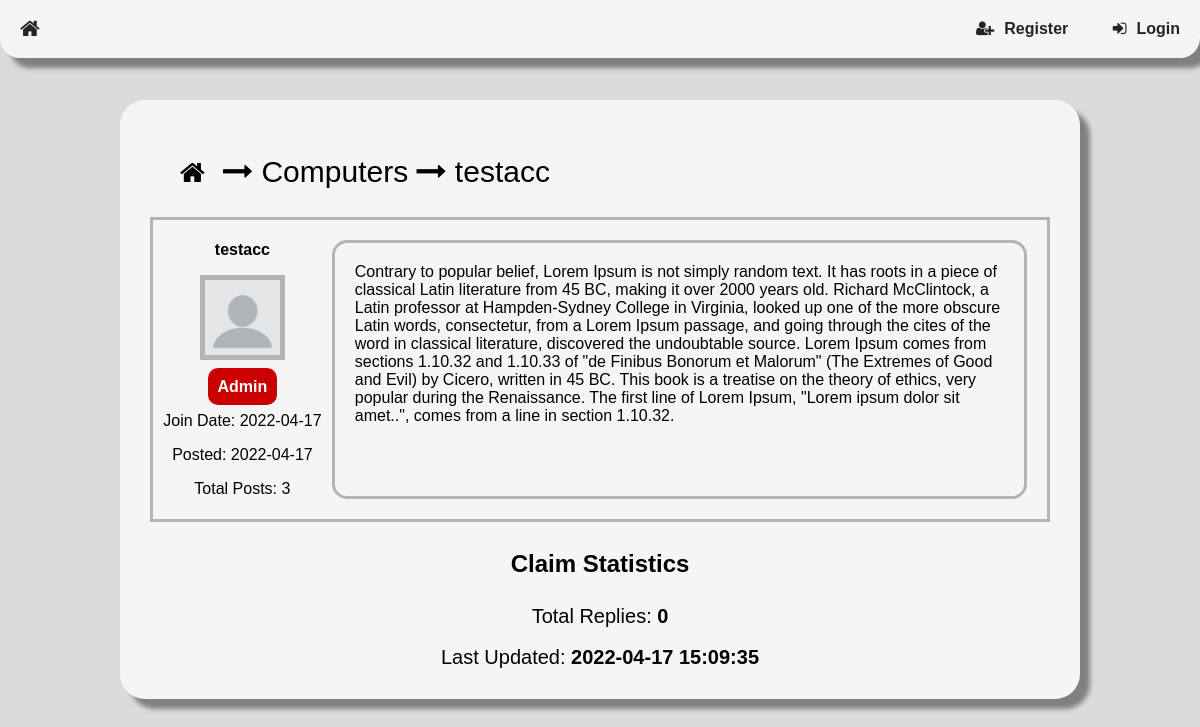
Screenshot of /16/32 with the database file from the repository.
### tables this page shows
CREATE TABLE topic (
    topicID INTEGER NOT NULL PRIMARY KEY AUTOINCREMENT,
    topicName TEXT NOT NULL,
    postingUser INTEGER REFERENCES user(userID) ON DELETE SET NULL ON UPDATE CASCADE,
    creationTime INTEGER NOT NULL,
    updateTime INTEGER NOT NULL
);

CREATE TABLE user (
    userID INTEGER NOT NULL PRIMARY KEY AUTOINCREMENT,
    userName TEXT NOT NULL,
    passwordHash BLOB NOT NULL,
    isAdmin BOOLEAN NOT NULL,
    creationTime INTEGER NOT NULL,
    lastVisit INTEGER NOT NULL
);

CREATE TABLE claim (
    claimID INTEGER NOT NULL PRIMARY KEY AUTOINCREMENT,
    topic INTEGER NOT NULL REFERENCES topic(topicID) ON DELETE CASCADE ON UPDATE CASCADE,
    postingUser INTEGER REFERENCES user(userID) ON DELETE SET NULL ON UPDATE CASCADE,
    creationTime INTEGER NOT NULL,
    updateTime INTEGER NOT NULL,
    text TEXT NOT NULL
);

### server.py (the view)
@ app.route('/<topicId>/<claimId>', methods=["GET"])
def displayClaim(topicId, claimId):
    user = getUserStatus()
    if not isTopicIdValid(topicId):
        return NotFoundMessage("Topic")
    if not isClaimIdValid(claimId):
        return NotFoundMessage("Claim")
    if not isTopicRelatedToClaim(topicId, claimId):
        return NotFoundMessage("Claim is not related to that topic")
    db = sqlite3.connect(PATH)
    cursor = db.cursor()
    claim = cursor.execute(
        "select postingUser, text, creationTime from claim where claimID=?", (claimId,))
    for row in claim:
        userId = row[0]
        claimText = row[1]
        creationTime = row[2]
    class Topic:
        TopicId = topicId
        TopicName = getTopicName(TopicId)
    class Claim:
        Username = getUsername(userId)
        ClaimId = claimId
        ClaimText = claimText
        JoinDate = getUserJoinDate(userId)
        ClaimPostDate = convertJulianTime(creationTime, "DATE")
        TotalPosts = getUserTotalPosts(userId)
        IsAdmin = isAdmin(userId)
        LastUpdateTime = getClaimLastUpdateTime(ClaimId)
    db.close()
    return render_template("Claim.html", user=user, topicList=getAllTopics(), topic=Topic, claimList=getAllClaimsInTopic(Topic.TopicId), claim=Claim, replies=getAllReplies(claimId))

### server.py (called while the page is built)
def getUserStatus():
    if isUserLoggedIn():
        id = getUserIDFromSession()
        username = getUsername(id)
        loggedIn = True
        admin = isAdmin(getUserIDFromSession())
    else:
        id = 0
        username = "NULL"
        loggedIn = False
        admin = False
    class Status:
        Id = id
        Username = username
        LoggedIn = loggedIn
        Admin = admin
    return Status

def isUserLoggedIn():
    if session.get("userID"):
        return True
    return False

def getUsername(id):
    db = sqlite3.connect(PATH)
    cursor = db.cursor()
    user = cursor.execute(
        "select userName from user where userID=?", (id,))
    username = "[user-deleted]"  # if no user is found
    for row in user:
        username = row[0]
    return username

def isAdmin(id):
    db = sqlite3.connect(PATH)
    cursor = db.cursor()
    user = cursor.execute(
        "select isAdmin from user where userID=?", (id,))
    for row in user:
        if row[0] == True:
            return True
        return False

def getUserJoinDate(id):
    db = sqlite3.connect(PATH)
    cursor = db.cursor()
    date = cursor.execute(
        "select creationTime from user where userID=?", (id,))
    for row in date:
        return convertJulianTime(row[0], "DATE")
    return 0

def getUserTotalPosts(id):
    db = sqlite3.connect(PATH)
    cursor = db.cursor()
    amount = cursor.execute(
        "select count(*) from replyText where postingUser=?", (id,))
    for row in amount:
        return row[0]
    return -1

def getTotalClaimsInTopic(topicId):
    db = sqlite3.connect(PATH)
    cursor = db.cursor()
    claim = cursor.execute(
        "select count(*) from claim where topic=?", (topicId,))
    for row in claim:
        return row[0]

def getLatestClaimInTopic(topicId):
    db = sqlite3.connect(PATH)
    cursor = db.cursor()
    latestClaim = cursor.execute(
        "select claimID, postingUser, updateTime from claim where topic=? order by updateTime desc limit 1", (topicId,))
    class LatestClaim:
        HasClaim = False
    for row in latestClaim:
        class LatestClaim:
            HasClaim = True
            Id = row[0]
            Username = getUsername(row[1])
            UpdatedAt = convertJulianTime(row[2], "FULL")
    return LatestClaim

### templates/Claim.html (shortened to what this page needs)
<!DOCTYPE html>
<html>
<head>
    <link rel="stylesheet" type="text/css" href="{{ url_for('static', filename='CSS/global.css') }}">
    <link rel="stylesheet" type="text/css"
        href="https://stackpath.bootstrapcdn.com/font-awesome/4.7.0/css/font-awesome.min.css">
</head>
<body
    onload="load(`{{ url_for('static', filename='Templates/RegisterForm.html') }}`, `{{ url_for('static', filename='Templates/LoginForm.html') }}`, `{{ url_for('static', filename='Templates/MessageBoxes.html') }}`)">
    <div class="navigationContainer">
        <button id="homeBtn" style="float: left;" onclick="location.href='/'" class="navigationBtn"><i
                class="fa fa-home fa-lg" aria-hidden="true"></i></button>
        {% if user.LoggedIn == True %}
        <button id="logoutBtn" style="display: inline-block;" onclick="location.href='/signout'"
            class="navigationBtn"><i class="fa fa-sign-out navigationBtnIcon"
                aria-hidden="true"></i><b>Logout</b></button>
        {% else %}
        <button id="registerBtn" style="display: inline-block;" onclick="overlayOn('overlayRegister')"
            class="navigationBtn"><i class="fa fa-user-plus navigationBtnIcon"
                aria-hidden="true"></i><b>Register</b></button>
        <button id="loginBtn" style="display: inline-block;" onclick="overlayOn('overlayLogin')"
            class="navigationBtn"><i class="fa fa-sign-in navigationBtnIcon"
                aria-hidden="true"></i><b>Login</b></button>
        {% endif %}
    </div>
    <div id="mainContainer">
        <div class="forumsContainer">
            <div id="forumHierarchy" class="flex-container-space-between">
                <div>
                    <button id="homeBtn" onclick="location.href='/'" class="forumHierarchyButton">
                        <i class="fa fa-home fa-2x" aria-hidden="true"></i>
                    </button>
                    <i class="fa fa-long-arrow-right" aria-hidden="true"></i>
                    <span style="cursor: pointer;" onclick="location.href='/{{ topic.TopicId }}'">{{ topic.TopicName
                        }}</span>
                    <i class="fa fa-long-arrow-right" aria-hidden="true"></i>
                    <span>{{ claim.Username }}</span>
                </div>
                <div style="background-color: var(primary); border-radius: 15px; padding: 10px;">
                </div>
            </div>
            <div id="{{ claim.ClaimId }}" class="grid-container">
                <div class="userInfo">
                    <p><b>{{ claim.Username }}</b></p>
                    <img class="userProfile"
                        src="{{ url_for('static', filename='Resources/Images/default_user.png') }}">
                    {% if claim.IsAdmin == True %}
                    <br><br>
                    <span class="adminLabel"><b>Admin</b></span>
                    <br>
                    {% endif %}
                    <p>Join Date: {{ claim.JoinDate }}</p>
                    <p>Posted: {{ claim.ClaimPostDate }}</p>
                    <p>Total Posts: {{ claim.TotalPosts }}</p>
                </div>
                <div style="border-radius: 15px; width: auto;" class="claimTextContainer">
                    <p class="claimText">{{ claim.ClaimText }}</p>
                </div>
            </div>
            <div style="text-align: center;">
                <h2 class="statisticsTitle">Claim Statistics</h2>
                <div style="text-align: center;">
                    <span class="statisticsText">Total Replies: <b>{{ replies|length }}</b></span>
                    <br>
                    <br>
                    <span class="statisticsText">Last Updated: <b>{{ claim.LastUpdateTime }}</b></span>
                </div>
            </div>
        </div>
    </div>
</body>
</html>

### static/CSS/global.css (style rules this page uses)
:root { --primary: #8B21DE; --secondary: #5db31c; --third: #8290a2; --background: rgb(219, 219, 219); --background2: whitesmoke; --text: black; --text2: white; --icon: black; --icon2: white; --form: whitesmoke; --highlight: rgb(223, 223, 223); --border: rgb(180, 180, 180); --link: dodgerblue; --containerShadow: gray; --admin:rgb(202, 0, 0); --remove: red; --replyTypeClarification: gold; --replyTypeSupportingArgument: #89AC76; --replyTypeCounterargument: #4D5645; --replyTypeEvidence: #E6D690; --replyTypeSupport: #57A639; --replyTypeRebuttal: #D36E70; }
#forumHierarchy { color: var(--text); vertical-align: middle; margin: 20px; font-size: 30px; }
#mainContainer { margin-top: 65px; }
body { font-family: Helvetica, sans-serif; background-color: var(--background); margin: 0; padding: 0; }
h1, h2, h3, h4, h5, h6, p, span, small { color: var(--text); }
.forumsContainer { background-color: var(--background2); border-radius: 25px; box-shadow: 10px 10px 5px var(--containerShadow); padding: 30px; margin-top: 100px; margin-left: 10%; margin-right: 10%; margin-bottom: 20px; }
.navigationContainer { background-color: var(--background2); box-shadow: 10px 10px 5px var(--containerShadow); text-align: right; display: block; position: fixed; top: 0; width: 100%; border-bottom-left-radius: 20px; border-bottom-right-radius: 20px; }
.navigationBtn { color: var(--text); background-color: transparent; border: none; cursor: pointer; padding: 20px; font-size: 16px; opacity: 0.85; }
.navigationBtnIcon { margin: 0 10px 0 0; }
.forumHierarchyButton { color: var(--icon); background-color: transparent; border: none; cursor: pointer; padding: 10px; }
.flex-container-space-between { display: flex; justify-content: space-between; align-items: center; }

### templates/Claim.html (style rules this page uses)
.adminLabel { color: var(--text2); background-color: var(--admin); border-radius: 10px; padding: 10px; margin-left: 20px; margin-right: 20px; }
.userProfile { vertical-align: top; border: 5px solid var(--border); max-width: 75px; max-height: 75px; width: auto; height: auto; }
.userInfo { color: var(--text); text-align: center; margin: 5px; }
.claimTextContainer { border: 3px solid var(--border); vertical-align: top; margin-top: 20px; margin-right: 20px; margin-bottom: 20px; padding: 20px; width: 30%; }
.claimText { color: var(--text); vertical-align: middle; margin: auto; white-space: pre-wrap; overflow-wrap: break-word; font-size: 16px; }
.statisticsTitle { width: auto; padding: 8px; border-radius: 20px; }
.statisticsText { color: black; font-size: 20px; }
.grid-container { border: 3px solid var(--border); display: grid; grid-template-columns: 20% 80%; }

### rows the page displays
topic: TopicName "Computers"
user: Username "testacc"
claim: ClaimText "Contrary to popular belief, Lorem Ipsum is not simply random text. It has roots in a piece of classical Latin literature from 45 BC, making it over 2000 years old. Richard McClintock, a Latin professor at Hampden-Sydney College in Virginia, looked up one of the more obscure Latin words, consectetur, from a Lorem Ipsum passage, and going through the cites of the word in classical literature, discovered the undoubtable source. Lorem Ipsum comes from sections 1.10.32 and 1.10.33 of \"de Finibus Bonorum et Malorum\" (The Extremes of Good and Evil) by Cicero, written in 45 BC. This book is a treatise on the theory of ethics, very popular during the Renaissance. The first line of Lorem Ipsum,…"

### other values shown
{{ claim.JoinDate }} "2022-04-17"
{{ claim.ClaimPostDate }} "2022-04-17"
{{ claim.TotalPosts }} "3"
{{ replies|length }} "0"
{{ claim.LastUpdateTime }} "2022-04-17 15:09:35"
